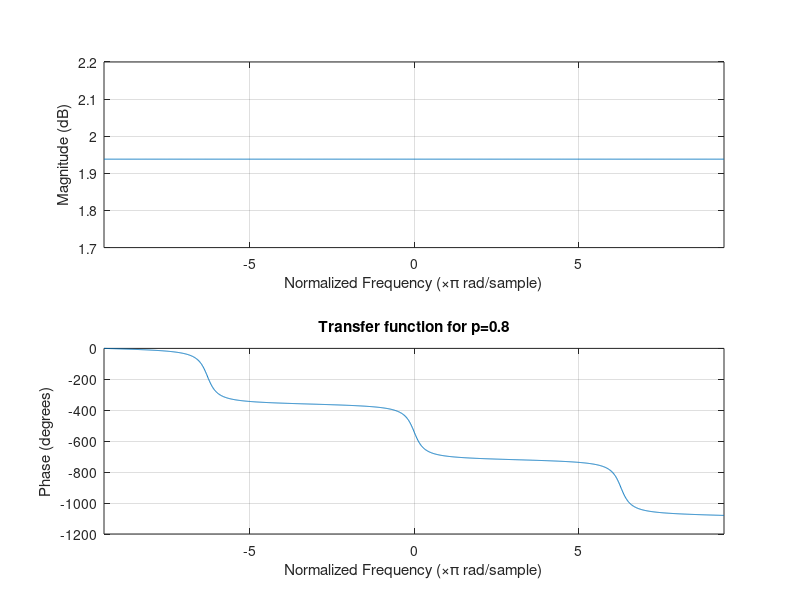

Source code (MATLAB):
p=0.8;
title("pole-zero plot");
b = [1 -1/p];
a = [1 -p];
n = -3*pi:0.01:3*pi;
zplane(b,a);
freqz(b,a,n);
title("Transfer function for p=0.8"); 
%represents an all-pass filter
